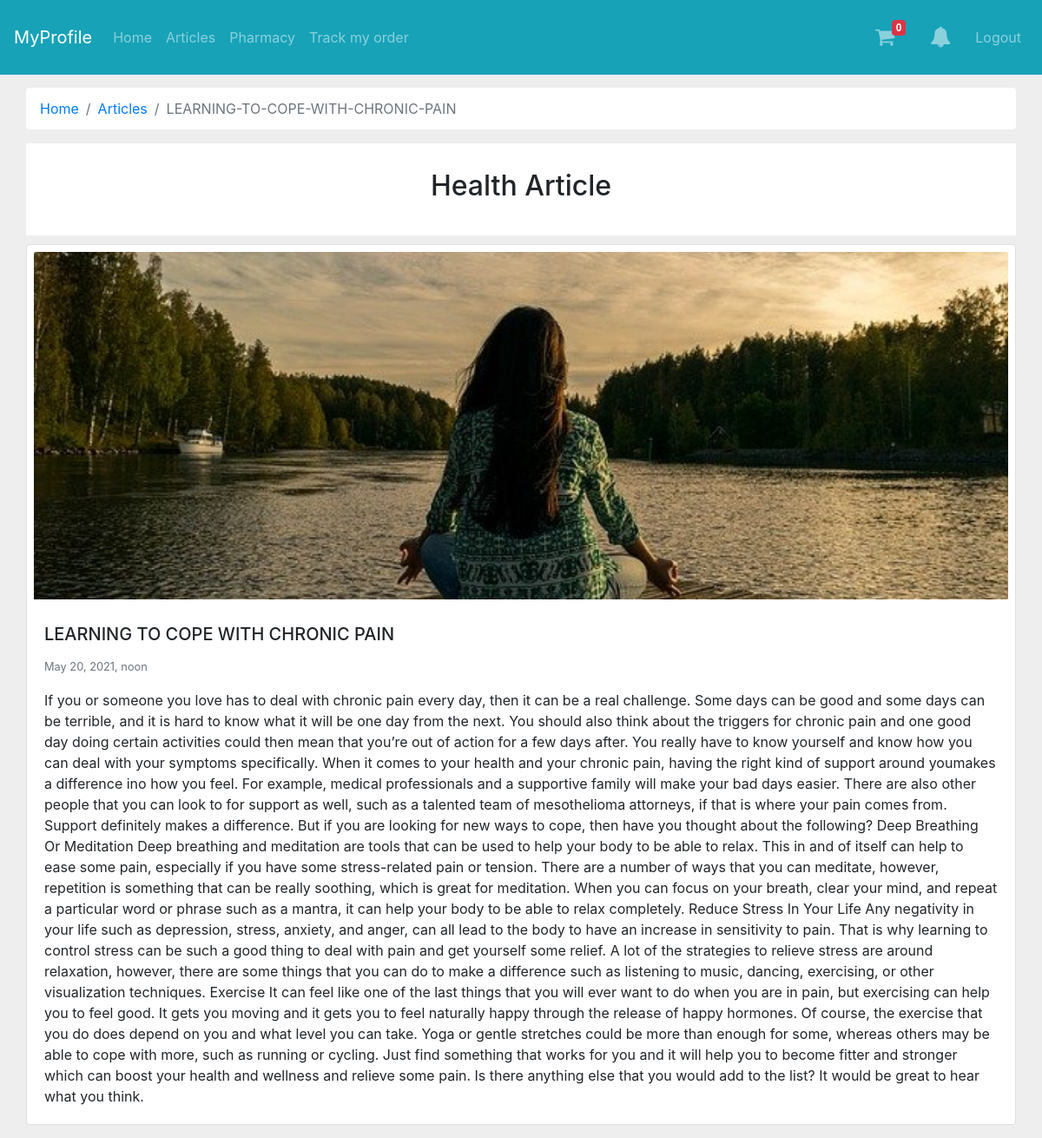
/articles/LEARNING-TO-COPE-WITH-CHRONIC-PAIN/ (signed in), run on an earlier commit of the app's database.
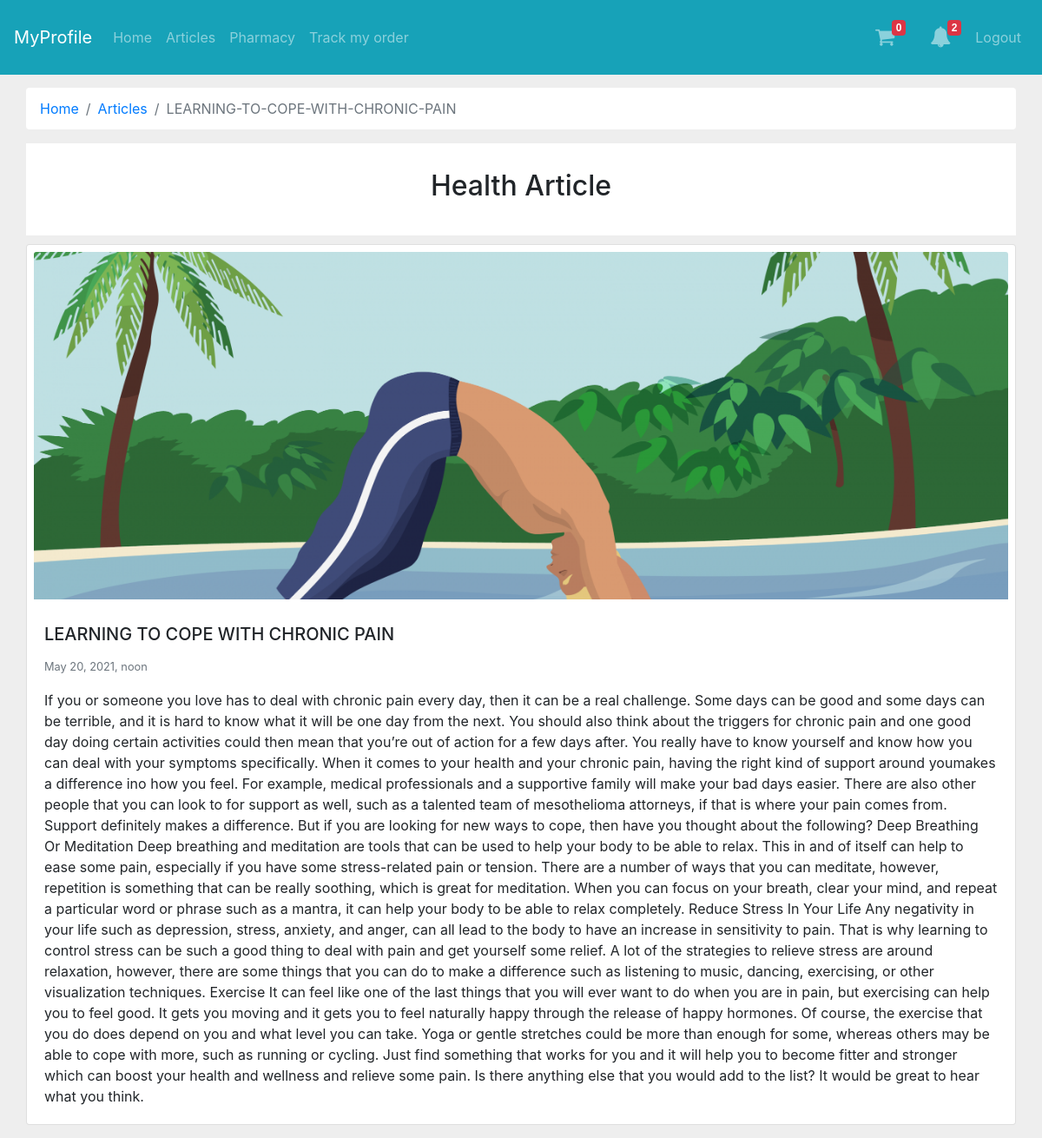
And on a later commit of the database.
### mainapp/models.py (models this page shows, shortened)
class Blogs(models.Model):
    blog_title = models.CharField(verbose_name='Title', max_length=255)
    blog_slug = models.SlugField(verbose_name='Slug', max_length=255)
    blog_desc = models.TextField(verbose_name='Description', max_length=20000)
    blog_pubdate = models.DateTimeField(verbose_name='Published Date & Time', default=datetime.now, blank=True,
                                        null=True)
    blog_publish = models.BooleanField(verbose_name="Publish Status")
    blog_img = models.ImageField(verbose_name='Image', upload_to='blogimages/', blank=True, null=True)
    class Meta:
        verbose_name_plural = 'Articles'
        verbose_name = "Articles"

### mainapp/views.py (the view)
# urls.py: path('articles/<slug:slug>/', views.single_article, name='single-article'),
def single_article(request, slug):
    objnotify = allnotification(request)
    blog = Blogs.objects.get(blog_slug=slug)
    context = {'blog': blog, 'objnotify': objnotify}
    return render(request, 'single_article.html', context)

### templates/single_article.html (shortened to what this page needs)
{% extends "base.html" %}
{%load static%}
{%block maincontent%}
<div class="container-fluid">
    <div class="main-body">
        <nav aria-label="breadcrumb" class="main-breadcrumb ">
            <ol class="breadcrumb b-bg-c">
                <li class="breadcrumb-item"><a href="{%url 'index'%}">Home</a></li>
                <li class="breadcrumb-item"><a href="{%url 'articles'%}">Articles</a></li>
                <li class="breadcrumb-item active" aria-current="page">{{blog.blog_slug}}</li>
            </ol>
        </nav>
        <header>
            <h2>Health Article</h2>
        </header>
        <div class="card">
            <div style="padding: 8px;">
            <img class="card-img-top" src="{{blog.blog_img.url}}" alt="Card image cap" style="object-fit:cover; width:100%; height:400px; ">
            </div>
            <div class="card-body">
                <h5 class="card-title">{{blog.blog_title}}</h5>
                <p class="card-text"><small class="text-muted">{{blog.blog_pubdate}}</small></p>
                <p class="card-text">{{blog.blog_desc}}</p>
            </div>
        </div>
    </div>
</div>
{%endblock%}

What changed in the data, as far as the page shows it:
changed Blogs "LEARNING TO COPE WITH CHRONIC PAIN": blog_img: a different picture
Also different on the page:
{{ objnotify.ncount }}: (not shown) → "2"
